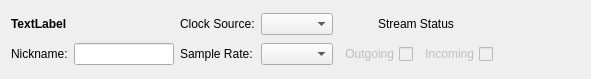
<ui version="4.0" >
 <comment>Copyright (C) 2008 by Arnold Krille
	
	This file is part of FFADO
	FFADO = Free Firewire (pro-)audio drivers for linux
	
	FFADO is based upon FreeBoB.
	
	This program is free software: you can redistribute it and/or modify
	it under the terms of the GNU General Public License as published by
	the Free Software Foundation, either version 2 of the License, or
	(at your option) version 3 of the License.
	
	This program is distributed in the hope that it will be useful,
	but WITHOUT ANY WARRANTY; without even the implied warranty of
	MERCHANTABILITY or FITNESS FOR A PARTICULAR PURPOSE.  See the
	GNU General Public License for more details.
</comment>
 <class>GlobalMixerUi</class>
 <widget class="QWidget" name="GlobalMixerUi" >
  <property name="geometry" >
   <rect>
    <x>0</x>
    <y>0</y>
    <width>591</width>
    <height>79</height>
   </rect>
  </property>
  <property name="sizePolicy" >
   <sizepolicy vsizetype="Minimum" hsizetype="Expanding" >
    <horstretch>0</horstretch>
    <verstretch>0</verstretch>
   </sizepolicy>
  </property>
  <property name="windowTitle" >
   <string>Global Mixer Options</string>
  </property>
  <layout class="QGridLayout" name="gridLayout" >
   <item row="0" column="0" colspan="2" >
    <widget class="QLabel" name="lblName" >
     <property name="font" >
      <font>
       <weight>75</weight>
       <bold>true</bold>
      </font>
     </property>
     <property name="text" >
      <string>TextLabel</string>
     </property>
    </widget>
   </item>
   <item row="0" column="2" >
    <widget class="QLabel" name="textLabel2" >
     <property name="text" >
      <string>Clock Source:</string>
     </property>
     <property name="wordWrap" >
      <bool>false</bool>
     </property>
     <property name="buddy" >
      <cstring>clocksource</cstring>
     </property>
    </widget>
   </item>
   <item row="0" column="3" >
    <widget class="QComboBox" name="clocksource" >
     <property name="sizePolicy" >
      <sizepolicy vsizetype="Fixed" hsizetype="Preferred" >
       <horstretch>1</horstretch>
       <verstretch>0</verstretch>
      </sizepolicy>
     </property>
    </widget>
   </item>
   <item row="0" column="4" colspan="2" >
    <widget class="QLabel" name="label" >
     <property name="text" >
      <string>Stream Status</string>
     </property>
     <property name="alignment" >
      <set>Qt::AlignCenter</set>
     </property>
    </widget>
   </item>
   <item rowspan="2" row="0" column="6" >
    <spacer>
     <property name="orientation" >
      <enum>Qt::Horizontal</enum>
     </property>
     <property name="sizeType" >
      <enum>QSizePolicy::Expanding</enum>
     </property>
     <property name="sizeHint" stdset="0" >
      <size>
       <width>330</width>
       <height>10</height>
      </size>
     </property>
    </spacer>
   </item>
   <item row="1" column="0" >
    <widget class="QLabel" name="textLabel1" >
     <property name="text" >
      <string>Nickname:</string>
     </property>
     <property name="wordWrap" >
      <bool>false</bool>
     </property>
     <property name="buddy" >
      <cstring>txtNickname</cstring>
     </property>
    </widget>
   </item>
   <item row="1" column="1" >
    <widget class="QLineEdit" name="txtNickname" >
     <property name="minimumSize" >
      <size>
       <width>100</width>
       <height>0</height>
      </size>
     </property>
    </widget>
   </item>
   <item row="1" column="2" >
    <widget class="QLabel" name="textLabel2_2" >
     <property name="text" >
      <string>Sample Rate:</string>
     </property>
     <property name="wordWrap" >
      <bool>false</bool>
     </property>
     <property name="buddy" >
      <cstring>samplerate</cstring>
     </property>
    </widget>
   </item>
   <item row="1" column="3" >
    <widget class="QComboBox" name="samplerate" >
     <property name="enabled" >
      <bool>true</bool>
     </property>
     <property name="sizePolicy" >
      <sizepolicy vsizetype="Fixed" hsizetype="Preferred" >
       <horstretch>1</horstretch>
       <verstretch>0</verstretch>
      </sizepolicy>
     </property>
    </widget>
   </item>
   <item row="1" column="4" >
    <widget class="QCheckBox" name="chkStreamOut" >
     <property name="enabled" >
      <bool>false</bool>
     </property>
     <property name="layoutDirection" >
      <enum>Qt::RightToLeft</enum>
     </property>
     <property name="text" >
      <string>Outgoing</string>
     </property>
    </widget>
   </item>
   <item row="1" column="5" >
    <widget class="QCheckBox" name="chkStreamIn" >
     <property name="enabled" >
      <bool>false</bool>
     </property>
     <property name="layoutDirection" >
      <enum>Qt::RightToLeft</enum>
     </property>
     <property name="text" >
      <string>Incoming</string>
     </property>
    </widget>
   </item>
  </layout>
 </widget>
 <layoutdefault spacing="6" margin="11" />
 <pixmapfunction>qPixmapFromMimeSource</pixmapfunction>
 <resources/>
 <connections/>
</ui>
